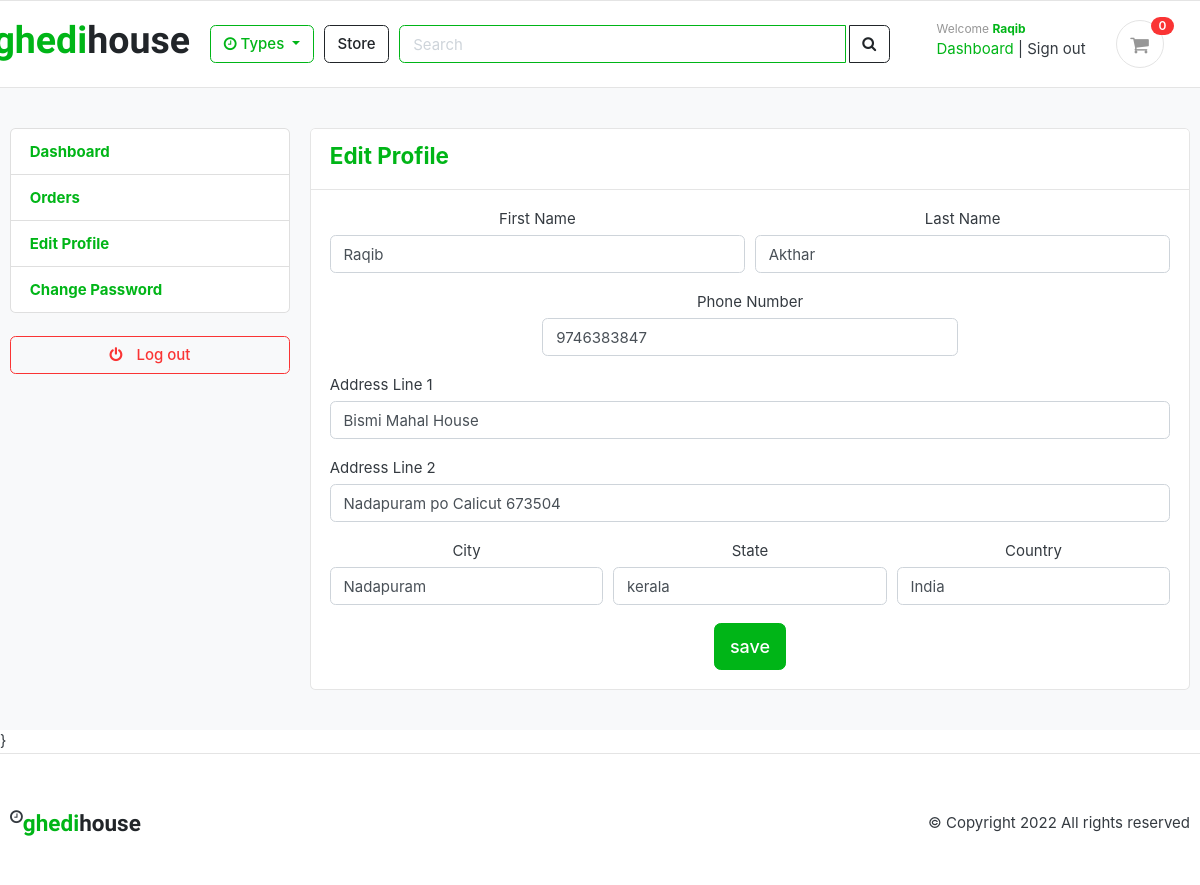
Screenshot of /edit_profile/ (signed in) with the database file from the repository.
### accounts/models.py (models this page shows, shortened)
class Account(AbstractBaseUser):
    first_name = models.CharField(max_length=25)
    last_name = models.CharField(max_length=25)
    username = models.CharField(max_length=50,unique=True)
    email = models.EmailField(max_length=100,unique=True)
    phone_number = models.CharField(max_length=50)
    date_joined = models.DateTimeField(auto_now_add=True)
    last_login = models.DateTimeField(auto_now_add=True)
    is_admin = models.BooleanField(default=False)
    is_staff = models.BooleanField(default=False)
    is_active = models.BooleanField(default=False)
    is_superadmin = models.BooleanField(default=False)
    USERNAME_FIELD = 'email'
    REQUIRED_FIELDS = ['username','first_name','last_name']
    objects = MyAccountManager()

class UserProfile(models.Model):
    user = models.OneToOneField(Account, on_delete = models.CASCADE)
    address_line_1 = models.CharField(blank=True,max_length=100)
    address_line_2 = models.CharField(blank=True,max_length=100)
    city = models.CharField(blank=True,max_length=20)
    state = models.CharField(blank=True,max_length=20)
    country = models.CharField(blank=True,max_length=20)

### accounts/views.py (the view)
# urls.py: path('edit_profile/',views.edit_profile,name='edit_profile'),
@login_required(login_url='login')
def edit_profile(request):
    userprofile = get_object_or_404(UserProfile,user=request.user)
    if request.method == 'POST':
        user_form = UserForm(request.POST,instance=request.user)
        profile_form = UserProfileForm(request.POST,instance=userprofile)
        if user_form.is_valid() and profile_form.is_valid():
            user_form.save()
            profile_form.save()
            messages.success(request,'Your Profile Has Been Changed')
            return redirect('dashboard')
    else:
        user_form = UserForm(instance=request.user)
        profile_form = UserProfileForm(instance=userprofile)
    context = {
        'user_form':user_form,
        'profile_form':profile_form,
    }
    return render(request,'accounts/edit_profile.html',context)

### accounts/forms.py
class UserForm(forms.ModelForm):
    class Meta:
        model = Account
        fields = ('first_name','last_name','phone_number')
    def __init__(self, *args,**kwargs):
         super(UserForm,self).__init__(*args,**kwargs)
         for field in self.fields:
            self.fields[field].widget.attrs ['class'] = 'form-control'

class UserProfileForm(forms.ModelForm):
    class Meta:
        model = UserProfile
        fields = ('address_line_1','address_line_2','city','state','country')
    def __init__(self, *args,**kwargs):
         super(UserProfileForm,self).__init__(*args,**kwargs)
         for field in self.fields:
            self.fields[field].widget.attrs ['class'] = 'form-control'

### carts/context_processors.py (called while the page is built)
def counter(request):
    cart_count = 0
    if 'admin' in request.path:
        return {}
    else:
        try:
            cart = Cart.objects.filter(cart_id=_cart_id(request))
            if request.user.is_authenticated:
                   cart_items = CartItem.objects.all().filter(user=request.user)
            else:
                cart_items = CartItem.objects.all().filter(cart=cart[:1])
            for cart_item in cart_items:
                cart_count = cart_count + cart_item.quantity
        except Cart.DoesNotExist:
            cart_count = 0
    return dict(cart_count=cart_count)

### carts/views.py (called while the page is built)
def _cart_id(request):
    cart=request.session.session_key
    if not cart:
        cart = request.session.create()
    return cart

### category/context_processors.py (called while the page is built)
def menu_links(request):
    links = Category.objects.all()
    return dict(links=links)

### category/models.py (called while the page is built)
    def get_url(self):
        return reverse('products_by_category',args=[self.slug])

### templates/accounts/edit_profile.html (shortened to what this page needs)
{% extends 'base.html' %}
{% block content %}
<section class="section-conten padding-y bg">
    <div class="container">
        <div class="row">
        {% include 'includes/dashboard_sidebar.html' %}
        <main class="col-md-9">
            <article class="card">
            <header class="card-header">
                <strong class="d-inline-block mr-3 text-success h4">Edit Profile</strong>
            </header>
            <div class="card-body">
                <div class="row">
                     <div class="col-md-12">
                        <form action="{% url 'edit_profile' %}" method="POST">
                            <div class="form-row">
                                <div class="form-group col-md-6 text-center">
                                    <label >First Name</label>
                                    {{user_form.first_name}}
                                </div>
                                <div class="form-group col-md-6 text-center">
                                    <label >Last Name</label>
                                    {{user_form.last_name}}
                                </div>
                            </div>
                            <div class="form-row d-flex justify-content-center">
                                <div class="form-group col-md-6 text-center">
                                    <label >Phone Number</label>
                                    {{user_form.phone_number}}
                                </div>
                            </div>
                            <div class="form-group">
                                <label >Address Line 1</label>
                                {{profile_form.address_line_1}}
                            </div>
                            <div class="form-group">
                                <label >Address Line 2</label>
                                {{profile_form.address_line_2}}
                            </div>
                            <div class="form-row">
                                <div class="form-group col-md-4 text-center">
                                    <label >City</label>
                                    {{profile_form.city}}
                                </div>
                                <div class="form-group col-md-4 text-center">
                                    <label >State</label>
                                    {{profile_form.state}}
                                </div>
                                <div class="form-group col-md-4 text-center">
                                    <label >Country</label>
                                    {{profile_form.country}}
                                </div>
                            </div>
                            <div class="d-flex justify-content-center">
                                <input type="submit" value="save" class="btn btn-success btn-lg ">
                            </div>
                        </form>
                     </div>
                </div>
            </div>
            </article>
        </main>
    </div>
    </div>
    </section>
{% endblock %}

### templates/includes/navbar.html (shortened to what this page needs)
{% load static %}
<header class="section-header">
    <section class="header-main border-bottom">
        <div class="container">
    <div class="row align-items-center">
        <div class=" col-lg-2 col-md-3 col-6 container">
               <div class="d-flex justify-content-end"><a href="{% url 'home' %}"style="font-family: 'Stick No Bills', sans-serif;"  ><h1 class="logo text-success">ghedi<span class="text-dark">house</span></h1></a></div>
        </div>
        <div class="col-lg col-sm col-md col-6 flex-grow-0">
            <div class="category-wrap dropdown d-inline-block float-right">
                <button type="button" class="btn btn-outline-success dropdown-toggle" data-toggle="dropdown">
                    <i class="fa fa-clock"></i> Types
                </button>
            </div>
        </div>
        <a href="{% url 'store' %}" class="btn btn-outline-dark">Store</a>
        <div class="col-lg  col-md-6 col-sm-12 col">
            <form action="{% url 'search' %}" class="search" method="GET">
                <div class="input-group w-100">
                    <input type="text" class="form-control border border-success" style="width:60%;" placeholder="Search" name="keyword">
                    <div class="input-group-append">
                      <button class="btn btn-outline-dark ml-1" type="submit">
                        <i class="fa fa-search"></i>
                      </button>
                    </div>
                </div>
            </form>
        </div>
        <div class="col-lg-3 col-sm-6 col-12 d-flex justify-content-center order-2 order-lg-3">
            <div class="d-flex justify-content-end mb-3 mb-lg-0">
              {% if request.user.is_superadmin %}
              <div class="widget-header">
                <small class="title text-muted">Welcome <span style="font-size: 12px !important; font-weight: 700; text-transform: capitalize" class="text-success">{{ request.user.username }}</span></small>
                <div>
                  <a href="{% url 'manager_dashboard' %}" class="text-success">Dashboard</a> <span class="dark-transp"> | </span>
                  <a href="{% url 'manager_logout' %}"> Sign out</a>
                </div>
              </div>
              {% endif %}
              <a href="{% url 'cart' %}" class="widget-header pl-3 ml-3">
                <div class="icon icon-sm rounded-circle border"><i class="fa fa-shopping-cart"></i></div>
                <span class="badge badge-pill badge-danger notify">{{ cart_count }}</span>
              </a>
            </div>
                </div>
    </div>
        </div>
    </section>
    </header>

### static/css/ui.css (style rules this page uses)
html { font-family: "Inter", sans-serif; font-size: 15px; }
.icon-xs, .icon-sm, .icon-md, .icon-lg { display: inline-block; text-align: center; flex-shrink: 0; flex-grow: 0; }
.icon-sm { width: 48px; height: 48px; line-height: 48px !important; font-size: 20px; }
.padding-y { padding-top: 40px; padding-bottom: 40px; }
article:after, .form-group:after { display: block; clear: both; content: ""; }
.bg { background-color: #f8f9fa; }
.header-main { position: relative; padding-top: 1rem; padding-bottom: 1rem; }
.widget-header { display: inline-block; vertical-align: middle; position: relative; }
.widget-header a { color: #343a40; }
.widget-header i { color: #969696; }
.widget-header .title { display: block; }
.widget-header .notify { position: absolute; top: -3px; right: -10px; }
.notify { position: absolute; top: -4px; right: -10px; display: inline-block; padding: 0.25em 0.6em; font-size: 12px; line-height: 1; text-align: center; border-radius: 3rem; color: #fff; background-color: #fa3434; }

### rows the page displays
Account: user.username "Raqib", first_name "Raqib", last_name "Akthar", phone_number "9746383847"
UserProfile: address_line_1 "Bismi Mahal House", address_line_2 "Nadapuram po Calicut 673504", city "Nadapuram", state "kerala", country "India"

### other values shown
{{ cart_count }} "0"
